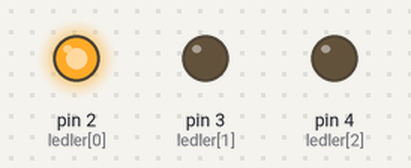
Bench run of a sketch on a simulated Arduino Uno, built with avr-gcc and run on an emulated ATmega328P. Shown: output pins drawn as LEDs (lit = HIGH).

Above: at 5.0 s.
At 15.0 s:
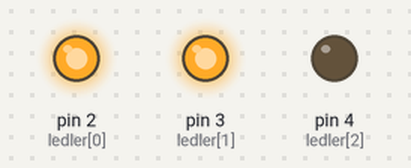
At 21.0 s:
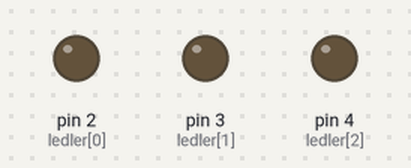
At 24.5 s:
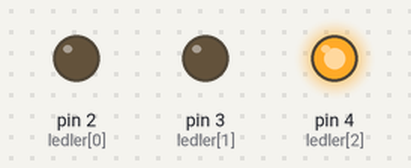
Timing chart, 0 to 35.1 s (numbered marks = the images above):
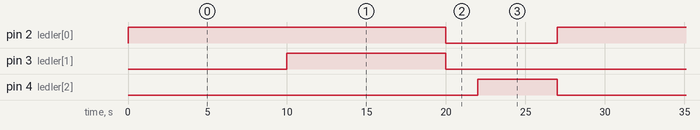

The sketch:

k_rm_z_____k.ino
```cpp
int ledler[] = {2,3,4};

void setup() {

  for(int i=0; i<3; i++){

  pinMode(ledler[i], OUTPUT);

  }

}

void loop() {

  digitalWrite(2,HIGH);
  delay(10000);
  digitalWrite(2,HIGH);
  digitalWrite(3,HIGH);
    delay(10000);
    digitalWrite(2,LOW);
  digitalWrite(3,LOW);
  delay(2000);
  digitalWrite(4,HIGH);
  delay(5000);
   digitalWrite(4,LOW);


}
```

Measured:
- by itself, pin 2 (ledler[0]): alternates HIGH for 20.0 s and LOW for 7.0 s
- by itself, pin 3 (ledler[1]): alternates HIGH for 10.0 s and LOW for 17.0 s
- by itself, pin 4 (ledler[2]): alternates HIGH for 5.0 s and LOW for 22.0 s
